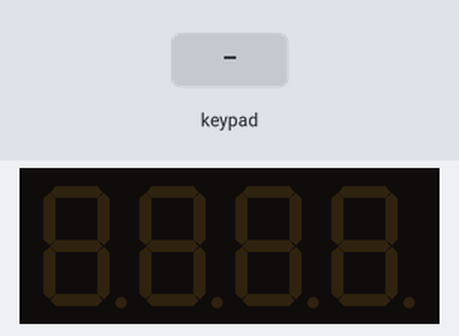
A sketch run on a simulated Arduino Uno, built with avr-gcc and run on an emulated ATmega328P. Shown: 4-digit seven-segment display. Inputs (shaded band) come from the test bench.

Above: at 1.2 s.
1.3 s: keypad keys 1 0 1 1 1 2 1 3 pressed 0.4 s apart
At 4.6 s:
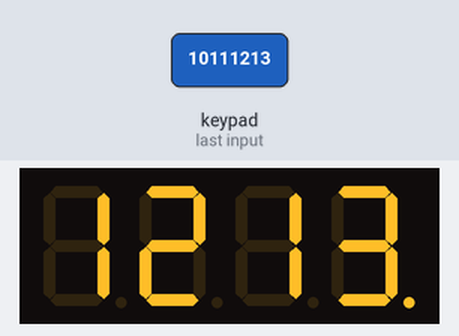
6.0 s: key '1' pressed
At 7.2 s:
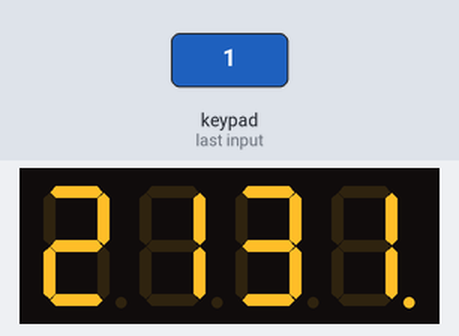
7.5 s: key '2' pressed
At 8.2 s:
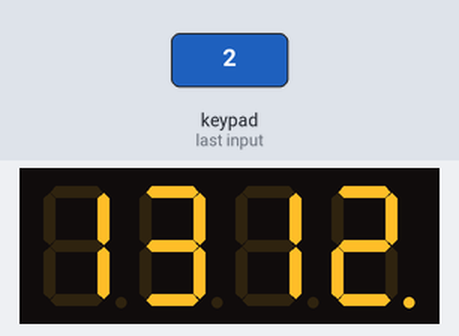
9.0 s: keypad keys 1 0 1 1 1 2 1 3 # pressed 0.4 s apart
At 9.2 s:
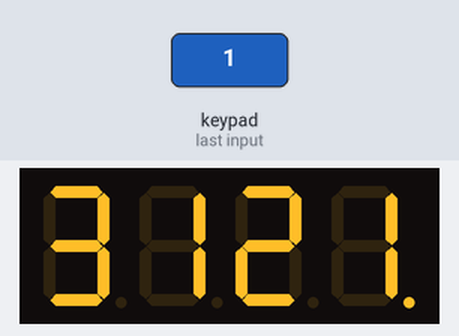
Timing chart, 0 to 12.0 s (numbered marks = the images above; inputs shaded):
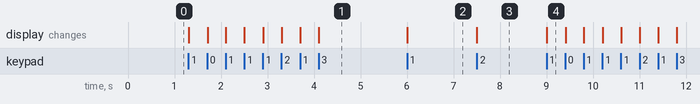

The sketch:

teclado_display.ino
```cpp
/*
 * Entrada por teclado 4x4 -> numero no display 7 seg 3461AS-1.
 * Digita nos numeros e aparece no display (max 4 digitos, rola pra esquerda).
 *   '*' = limpa (zera)
 *   '#' , 'A'..'D' = sem funcao por enquanto
 *
 * Display (catodo comum) - pinos Arduino (ver README):
 *   Segmentos A..DP -> D2..D9 ; Digitos 1..4 -> D10..D13
 *
 * Teclado 4x4 - mapeamento REAL levantado na bancada (scanner):
 *   Linhas   : conector 1,2,3,4 -> A0,A1,A2,A3
 *   Colunas  : conector 5,6,8,7 -> A4,A5,D1,D0   (coluna 3=conn8, coluna 4=conn7)
 *
 * NOTA: colunas usam D0/D1 (USB). Se o upload falhar, tire os fios de D0/D1,
 *       suba, e replugue.
 */

#include "SevSeg.h"
#include <Keypad.h>

SevSeg sevseg;

const byte ROWS = 4, COLS = 4;
char keys[ROWS][COLS] = {
  {'1', '2', '3', 'A'},
  {'4', '5', '6', 'B'},
  {'7', '8', '9', 'C'},
  {'*', '0', '#', 'D'}
};
byte rowPins[ROWS] = {A0, A1, A2, A3};   // linha 1..4
byte colPins[COLS] = {A4, A5, 1, 0};     // coluna 1..4 (C3=D1, C4=D0)
Keypad teclado = Keypad(makeKeymap(keys), rowPins, colPins, ROWS, COLS);

long valor = 0;
bool vazio = true;

void setup() {
  byte digitPins[]   = {10, 11, 12, 13};
  byte segmentPins[] = {2, 3, 4, 5, 6, 7, 8, 9};   // A B C D E F G DP
  sevseg.begin(COMMON_CATHODE, 4, digitPins, segmentPins,
               true /*resistorsOnSegments*/, false, false /*leadingZeros*/, true);
  sevseg.setBrightness(90);
  sevseg.blank();
}

void loop() {
  char k = teclado.getKey();
  if (k) {
    if (k >= '0' && k <= '9') {
      valor = (valor * 10 + (k - '0')) % 10000;   // 4 digitos, rola pra esquerda
      vazio = false;
    } else if (k == '*') {
      valor = 0;
      vazio = true;
    }
    // '#', 'A'..'D': reservadas
  }

  if (vazio) sevseg.blank();
  else       sevseg.setNumber(valor, 0);

  sevseg.refreshDisplay();   // precisa rodar constantemente
}
```

Measured:
- after the input at 1.3 s, the display: first changes at once (image 1 shows a later state)
- after the input at 6.0 s, the display: changes at once (image 2)
- after the input at 7.5 s, the display: changes at once (image 3)
- after the input at 9.0 s, the display: changes at once (image 4)
